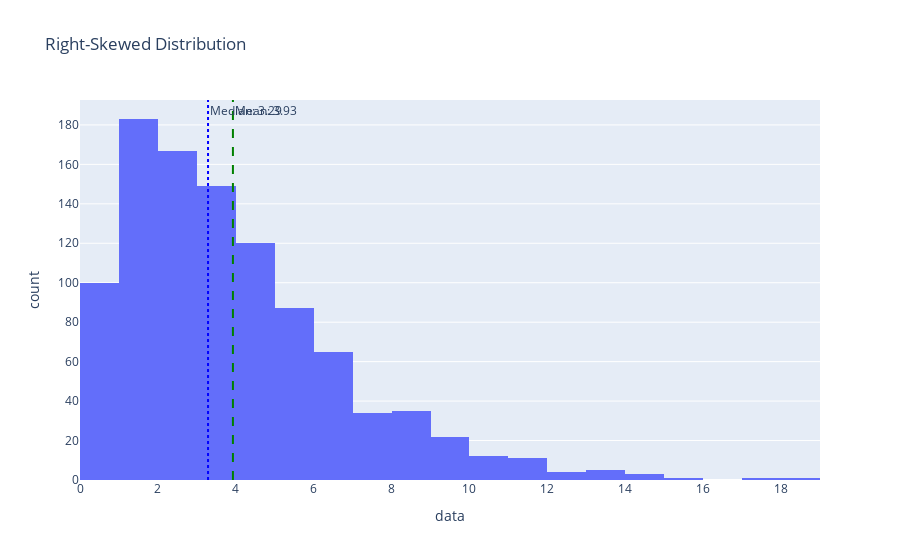

Source (notebook cell):
### Markdown cell above
The relationship between mean and median and the skewness of a histogram is simple.

When the mean is less than the median, the histogram is left-skewed since the mean gets effected by the lower outliers, but the median is still more central relative to the center of the dataset.

On the contrary, when the mean is higher than the median, the histogram is right-skewed since the mean gets effected by the higher outliers.  Again, the median is lower because is more central relative to the center of the dataset.

Below, you can see the mean and median overlayed on the histograms.  Specifically, you can see how the mean and median are relative to each other.

### Code cell
import plotly.graph_objects as go

# Generate right-skewed data using a gamma distribution
sample1 = stats.gamma(a=2, scale=2).rvs(size=1000)

# Create a histogram with mean and median for right-skewed data
fig1 = px.histogram(pd.DataFrame({'data': sample1}), x="data", nbins=30, title="Right-Skewed Distribution")
mean_sample1 = sample1.mean()
median_sample1 = np.quantile(sample1, 0.5)

# Add vertical lines for mean and median
fig1.add_vline(x=mean_sample1, line_dash="dash", line_color="green", annotation_text=f"Mean: {mean_sample1:.2f}")
fig1.add_vline(x=median_sample1, line_dash="dot", line_color="blue", annotation_text=f"Median: {median_sample1:.2f}")

fig1.show()

# Generate left-skewed data using the negative gamma distribution
sample2 = -stats.gamma(a=2, scale=2).rvs(size=1000)

# Create a histogram with mean and median for left-skewed data
fig2 = px.histogram(pd.DataFrame({'data': sample2}), x="data", nbins=30, title="Left-Skewed Distribution")
mean_sample2 = sample2.mean()
median_sample2 = np.quantile(sample2, 0.5)

# Add vertical lines for mean and median
fig2.add_vline(x=mean_sample2, line_dash="dash", line_color="green", annotation_text=f"Mean: {mean_sample2:.2f}")
fig2.add_vline(x=median_sample2, line_dash="dot", line_color="blue", annotation_text=f"Median: {median_sample2:.2f}")

fig2.show(renderer="png")

### Figure 1 — Plotly figure (JSON) as saved in the notebook; plotly's stock layout.template omitted (floating-point values rounded to 4 significant figures; data arrays with more than 128 entries replaced by an {"elided": "..."} marker saying what was removed)
{"data": [{"alignmentgroup": "True", "bingroup": "x", "hovertemplate": "data=%{x}<br>count=%{y}<extra></extra>", "legendgroup": "", "marker": {"color": "#636efa", "pattern": {"shape": ""}}, "name": "", "nbinsx": 30, "offsetgroup": "", "orientation": "v", "showlegend": false, "type": "histogram", "x": {"elided": "1000 float values"}, "xaxis": "x", "yaxis": "y"}], "layout": {"annotations": [{"showarrow": false, "text": "Mean: 3.93", "x": 3.926, "xanchor": "left", "xref": "x", "y": 1, "yanchor": "top", "yref": "y domain"}, {"showarrow": false, "text": "Median: 3.29", "x": 3.287, "xanchor": "left", "xref": "x", "y": 1, "yanchor": "top", "yref": "y domain"}], "barmode": "relative", "legend": {"tracegroupgap": 0}, "shapes": [{"line": {"color": "green", "dash": "dash"}, "type": "line", "x0": 3.926, "x1": 3.926, "xref": "x", "y0": 0, "y1": 1, "yref": "y domain"}, {"line": {"color": "blue", "dash": "dot"}, "type": "line", "x0": 3.287, "x1": 3.287, "xref": "x", "y0": 0, "y1": 1, "yref": "y domain"}], "title": {"text": "Right-Skewed Distribution"}, "xaxis": {"anchor": "y", "domain": [0, 1], "title": {"text": "data"}}, "yaxis": {"anchor": "x", "domain": [0, 1], "title": {"text": "count"}}}}
